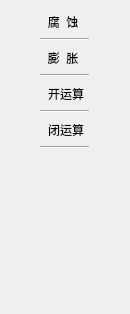
             <widget class="QWidget" name="page_7">
              <property name="geometry">
               <rect>
                <x>0</x>
                <y>0</y>
                <width>130</width>
                <height>314</height>
               </rect>
              </property>
              <attribute name="label">
               <string>形态学</string>
              </attribute>
              <layout class="QGridLayout" name="gridLayout_8">
               <item row="5" column="0">
                <widget class="Line" name="line_14">
                 <property name="orientation">
                  <enum>Qt::Horizontal</enum>
                 </property>
                </widget>
               </item>
               <item row="4" column="0">
                <widget class="QToolButton" name="toolButton_16">
                 <property name="cursor">
                  <cursorShape>PointingHandCursor</cursorShape>
                 </property>
                 <property name="layoutDirection">
                  <enum>Qt::LeftToRight</enum>
                 </property>
                 <property name="styleSheet">
                  <string notr="true">QToolButton{
	border:none;
}
QToolButton:hover{
	background-color: rgb(214, 214, 214);
}
QToolButton:checked{
	background-color: rgb(214, 214, 214);
}</string>
                 </property>
                 <property name="text">
                  <string> 开运算</string>
                 </property>
                 <property name="icon">
                  <iconset resource="iconimage.qrc">
                   <normaloff>:/iconImage/icon_OpenOperation.png</normaloff>:/iconImage/icon_OpenOperation.png</iconset>
                 </property>
                 <property name="iconSize">
                  <size>
                   <width>25</width>
                   <height>25</height>
                  </size>
                 </property>
                 <property name="checkable">
                  <bool>true</bool>
                 </property>
                 <property name="checked">
                  <bool>false</bool>
                 </property>
                 <property name="autoExclusive">
                  <bool>true</bool>
                 </property>
                 <property name="toolButtonStyle">
                  <enum>Qt::ToolButtonTextBesideIcon</enum>
                 </property>
                </widget>
               </item>
               <item row="6" column="0">
                <widget class="QToolButton" name="toolButton_17">
                 <property name="cursor">
                  <cursorShape>PointingHandCursor</cursorShape>
                 </property>
                 <property name="layoutDirection">
                  <enum>Qt::LeftToRight</enum>
                 </property>
                 <property name="styleSheet">
                  <string notr="true">QToolButton{
	border:none;
}
QToolButton:hover{
	background-color: rgb(214, 214, 214);
}
QToolButton:checked{
	background-color: rgb(214, 214, 214);
}</string>
                 </property>
                 <property name="text">
                  <string> 闭运算</string>
                 </property>
                 <property name="icon">
                  <iconset resource="iconimage.qrc">
                   <normaloff>:/iconImage/icon_closedOperation.png</normaloff>:/iconImage/icon_closedOperation.png</iconset>
                 </property>
                 <property name="iconSize">
                  <size>
                   <width>25</width>
                   <height>25</height>
                  </size>
                 </property>
                 <property name="checkable">
                  <bool>true</bool>
                 </property>
                 <property name="checked">
                  <bool>false</bool>
                 </property>
                 <property name="autoExclusive">
                  <bool>true</bool>
                 </property>
                 <property name="toolButtonStyle">
                  <enum>Qt::ToolButtonTextBesideIcon</enum>
                 </property>
                </widget>
               </item>
               <item row="2" column="0">
                <widget class="QToolButton" name="toolButton_15">
                 <property name="cursor">
                  <cursorShape>PointingHandCursor</cursorShape>
                 </property>
                 <property name="layoutDirection">
                  <enum>Qt::LeftToRight</enum>
                 </property>
                 <property name="styleSheet">
                  <string notr="true">QToolButton{
	border:none;
}
QToolButton:hover{
	background-color: rgb(214, 214, 214);
}
QToolButton:checked{
	background-color: rgb(214, 214, 214);
}</string>
                 </property>
                 <property name="text">
                  <string> 膨  胀</string>
                 </property>
                 <property name="icon">
                  <iconset resource="iconimage.qrc">
                   <normaloff>:/iconImage/icon_swell.png</normaloff>:/iconImage/icon_swell.png</iconset>
                 </property>
                 <property name="iconSize">
                  <size>
                   <width>27</width>
                   <height>27</height>
                  </size>
                 </property>
                 <property name="checkable">
                  <bool>true</bool>
                 </property>
                 <property name="checked">
                  <bool>false</bool>
                 </property>
                 <property name="autoExclusive">
                  <bool>true</bool>
                 </property>
                 <property name="toolButtonStyle">
                  <enum>Qt::ToolButtonTextBesideIcon</enum>
                 </property>
                </widget>
               </item>
               <item row="0" column="0">
                <widget class="QToolButton" name="toolButton_14">
                 <property name="cursor">
                  <cursorShape>PointingHandCursor</cursorShape>
                 </property>
                 <property name="layoutDirection">
                  <enum>Qt::LeftToRight</enum>
                 </property>
                 <property name="styleSheet">
                  <string notr="true">QToolButton{
	border:none;
}
QToolButton:hover{
	background-color: rgb(214, 214, 214);
}
QToolButton:checked{
	background-color: rgb(214, 214, 214);
}</string>
                 </property>
                 <property name="text">
                  <string> 腐  蚀</string>
                 </property>
                 <property name="icon">
                  <iconset resource="iconimage.qrc">
                   <normaloff>:/iconImage/icon_ erosion.png</normaloff>:/iconImage/icon_ erosion.png</iconset>
                 </property>
                 <property name="iconSize">
                  <size>
                   <width>25</width>
                   <height>25</height>
                  </size>
                 </property>
                 <property name="checkable">
                  <bool>true</bool>
                 </property>
                 <property name="checked">
                  <bool>false</bool>
                 </property>
                 <property name="autoExclusive">
                  <bool>true</bool>
                 </property>
                 <property name="toolButtonStyle">
                  <enum>Qt::ToolButtonTextBesideIcon</enum>
                 </property>
                </widget>
               </item>
               <item row="8" column="0">
                <spacer name="verticalSpacer_9">
                 <property name="orientation">
                  <enum>Qt::Vertical</enum>
                 </property>
                 <property name="sizeHint" stdset="0">
                  <size>
                   <width>20</width>
                   <height>40</height>
                  </size>
                 </property>
                </spacer>
               </item>
               <item row="1" column="0">
                <widget class="Line" name="line_10">
                 <property name="orientation">
                  <enum>Qt::Horizontal</enum>
                 </property>
                </widget>
               </item>
               <item row="3" column="0">
                <widget class="Line" name="line_12">
                 <property name="orientation">
                  <enum>Qt::Horizontal</enum>
                 </property>
                </widget>
               </item>
               <item row="7" column="0">
                <widget class="Line" name="line_19">
                 <property name="orientation">
                  <enum>Qt::Horizontal</enum>
                 </property>
                </widget>
               </item>
              </layout>
             </widget>
